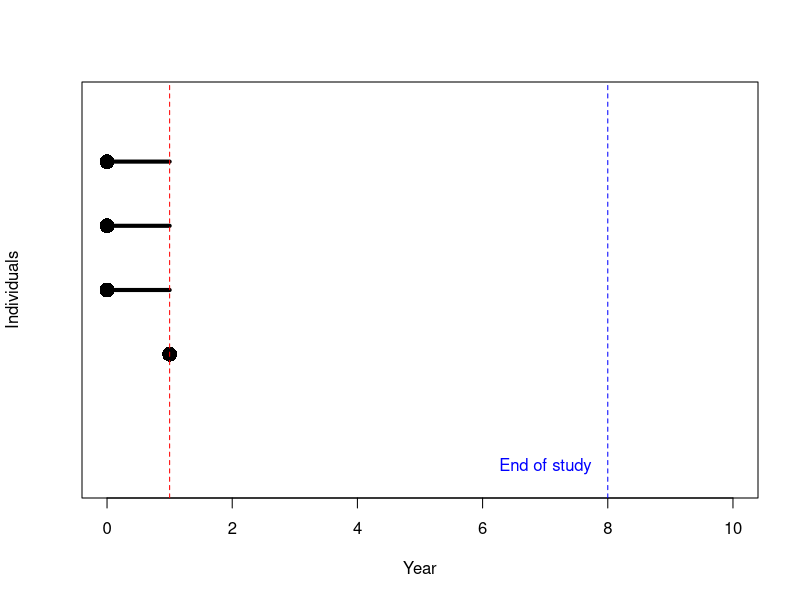
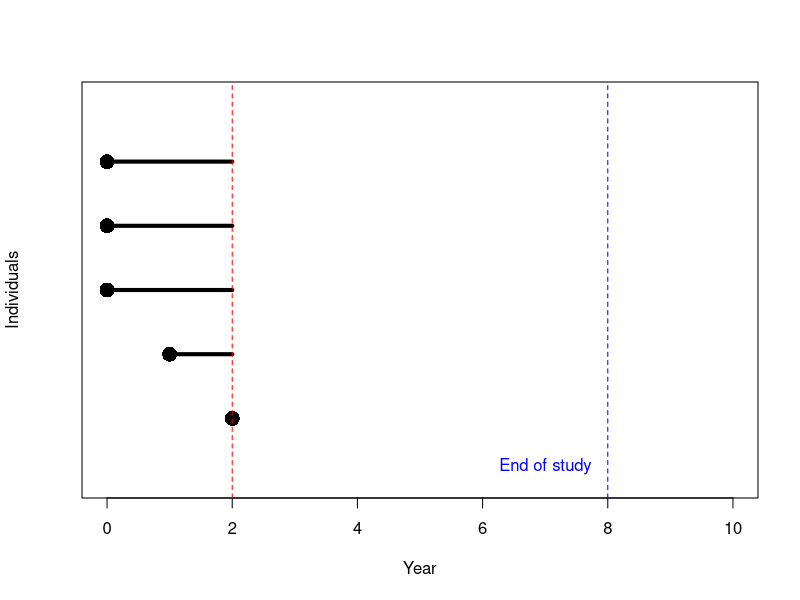
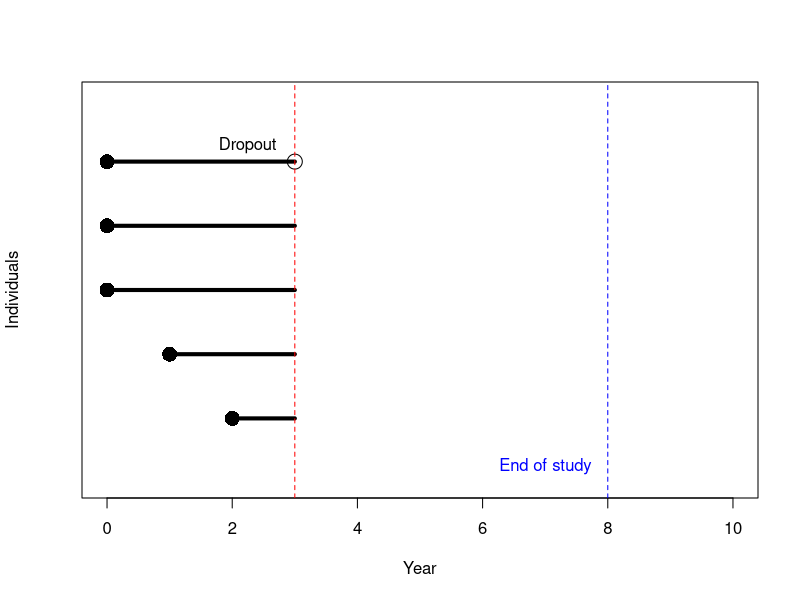
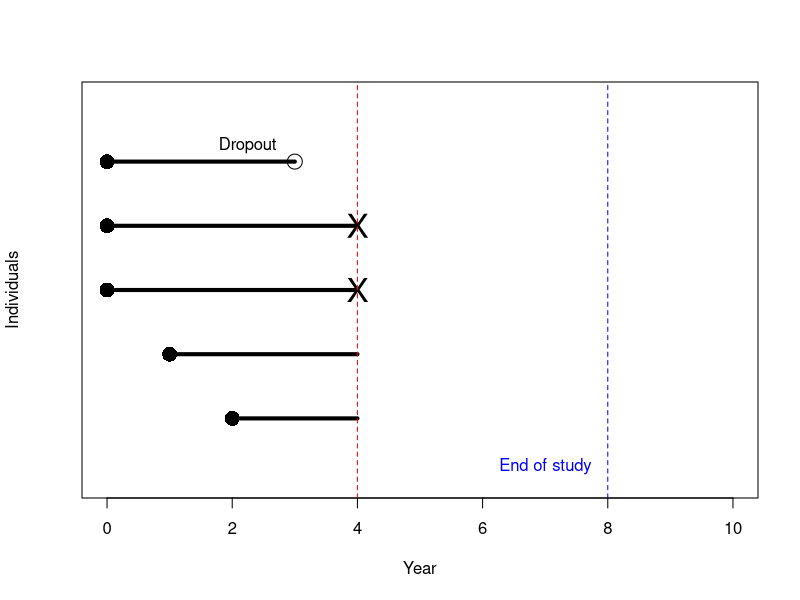
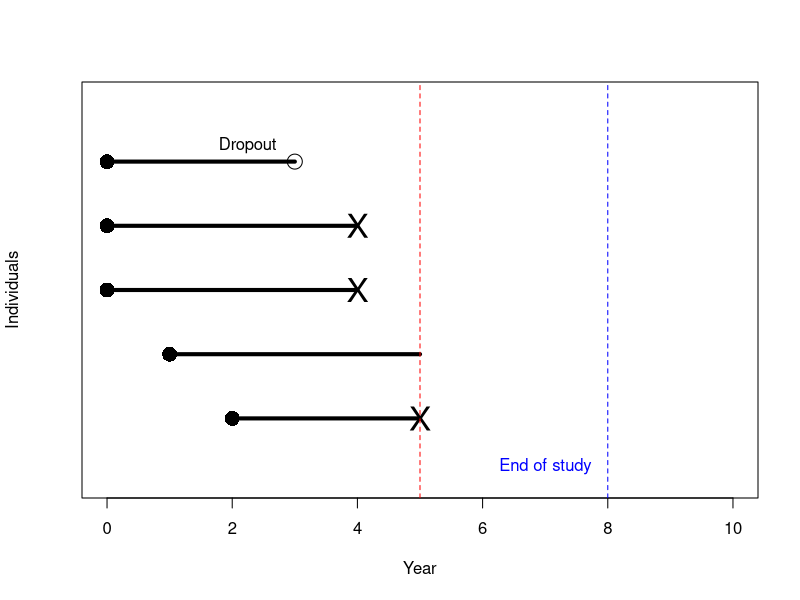
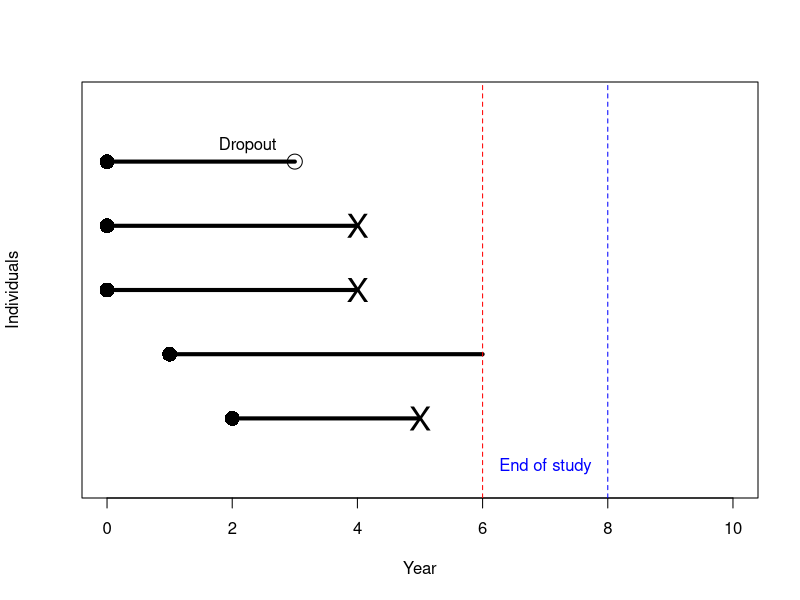
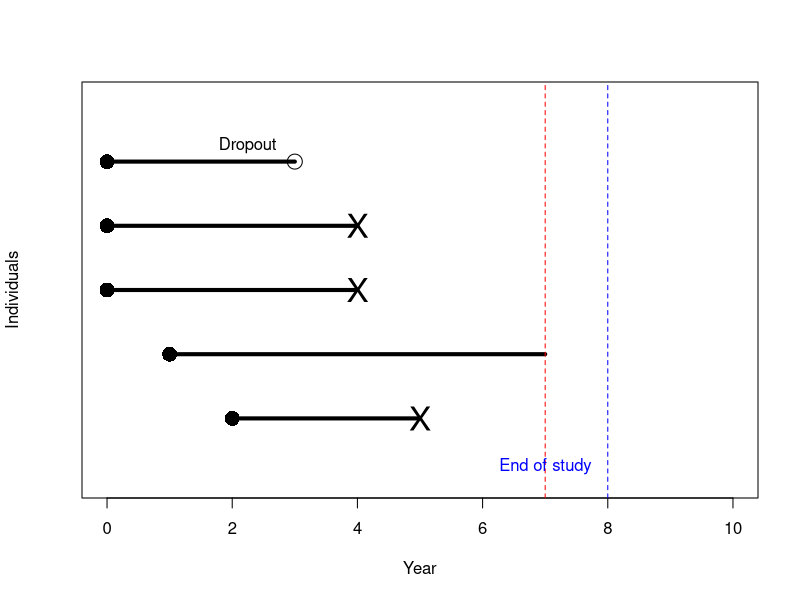
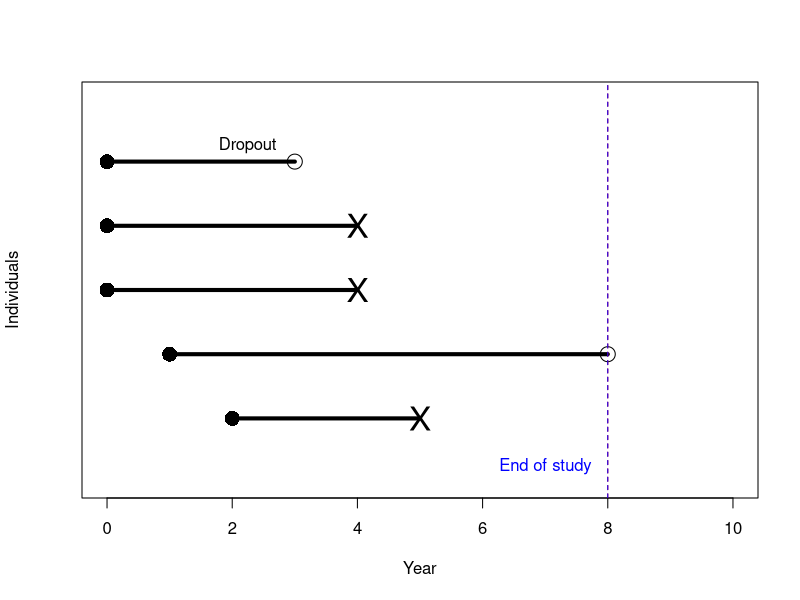

Here is the R script that generated these plots, in order:
## ---- chunk 1
plot(1, type = "n", xlim = c(0,10), ylim = c(0,6), yaxt = "n", xlab = "Year", ylab = "Individuals")
segments(x0 = 0, y0 = 5:3, x1 = 1, lwd = 4)
points(x = c(0,0,0,1), y = 5:2, pch = 16, cex = 2)
abline(v = c(1,8), col = c("red", "blue"), lty = "dashed")
text(x = 7, y = 0.25, labels = "End of study", col = "blue")
## ---- chunk 2
plot(1, type = "n", xlim = c(0,10), ylim = c(0,6), yaxt = "n", xlab = "Year", ylab = "Individuals")
segments(x0 = c(0,0,0,1), y0 = 5:2, x1 = 2, lwd = 4)
points(x = c(0,0,0,1,2), y = 5:1, pch = 16, cex = 2)
abline(v = c(2,8), col = c("red", "blue"), lty = "dashed")
text(x = 7, y = 0.25, labels = "End of study", col = "blue")
## ---- chunk 3
plot(1, type = "n", xlim = c(0,10), ylim = c(0,6), yaxt = "n", xlab = "Year", ylab = "Individuals")
segments(x0 = c(0,0,0,1,2), y0 = 5:1, x1 = 3, lwd = 4)
points(x = c(0,0,0,1,2), y = 5:1, pch = 16, cex = 2)
points(x = 3, y = 5, pch = 1, cex = 2)
abline(v = c(3,8), col = c("red", "blue"), lty = "dashed")
text(x = 7, y = 0.25, labels = "End of study", col = "blue")
text(x = 2.25, y = 5.25, labels = "Dropout")
## ---- chunk 4
plot(1, type = "n", xlim = c(0,10), ylim = c(0,6), yaxt = "n", xlab = "Year", ylab = "Individuals")
segments(x0 = c(0,0,0,1,2), y0 = 5:1, x1 = c(3,rep(4,4)), lwd = 4)
points(x = c(0,0,0,1,2), y = 5:1, pch = 16, cex = 2)
points(x = 3, y = 5, pch = 1, cex = 2)
points(x = rep(4,2), y = c(4,3), pch = "X", cex = 2)
abline(v = c(4,8), col = c("red", "blue"), lty = "dashed")
text(x = 7, y = 0.25, labels = "End of study", col = "blue")
text(x = 2.25, y = 5.25, labels = "Dropout")
## ---- chunk 5
plot(1, type = "n", xlim = c(0,10), ylim = c(0,6), yaxt = "n", xlab = "Year", ylab = "Individuals")
segments(x0 = c(0,0,0,1,2), y0 = 5:1, x1 = c(3,4,4,5,5), lwd = 4)
points(x = c(0,0,0,1,2), y = 5:1, pch = 16, cex = 2)
points(x = 3, y = 5, pch = 1, cex = 2)
points(x = c(rep(4,2),5), y = c(4,3,1), pch = "X", cex = 2)
abline(v = c(5,8), col = c("red", "blue"), lty = "dashed")
text(x = 7, y = 0.25, labels = "End of study", col = "blue")
text(x = 2.25, y = 5.25, labels = "Dropout")
## ---- chunk 6
plot(1, type = "n", xlim = c(0,10), ylim = c(0,6), yaxt = "n", xlab = "Year", ylab = "Individuals")
segments(x0 = c(0,0,0,1,2), y0 = 5:1, x1 = c(3,4,4,6,5), lwd = 4)
points(x = c(0,0,0,1,2), y = 5:1, pch = 16, cex = 2)
points(x = 3, y = 5, pch = 1, cex = 2)
points(x = c(rep(4,2),5), y = c(4,3,1), pch = "X", cex = 2)
abline(v = c(6,8), col = c("red", "blue"), lty = "dashed")
text(x = 7, y = 0.25, labels = "End of study", col = "blue")
text(x = 2.25, y = 5.25, labels = "Dropout")
## ---- chunk 7
plot(1, type = "n", xlim = c(0,10), ylim = c(0,6), yaxt = "n", xlab = "Year", ylab = "Individuals")
segments(x0 = c(0,0,0,1,2), y0 = 5:1, x1 = c(3,4,4,7,5), lwd = 4)
points(x = c(0,0,0,1,2), y = 5:1, pch = 16, cex = 2)
points(x = 3, y = 5, pch = 1, cex = 2)
points(x = c(rep(4,2),5), y = c(4,3,1), pch = "X", cex = 2)
abline(v = c(7,8), col = c("red", "blue"), lty = "dashed")
text(x = 7, y = 0.25, labels = "End of study", col = "blue")
text(x = 2.25, y = 5.25, labels = "Dropout")
## ---- chunk 8
plot(1, type = "n", xlim = c(0,10), ylim = c(0,6), yaxt = "n", xlab = "Year", ylab = "Individuals")
segments(x0 = c(0,0,0,1,2), y0 = 5:1, x1 = c(3,4,4,8,5), lwd = 4)
points(x = c(0,0,0,1,2), y = 5:1, pch = 16, cex = 2)
points(x = c(3,8), y = c(5,2), pch = 1, cex = 2)
points(x = c(rep(4,2),5), y = c(4,3,1), pch = "X", cex = 2)
abline(v = c(8,8), col = c("red", "blue"), lty = "dashed")
text(x = 7, y = 0.25, labels = "End of study", col = "blue")
text(x = 2.25, y = 5.25, labels = "Dropout")
## ---- chunk 9
plot(1, type = "n", xlim = c(0,10), ylim = c(0,6), yaxt = "n", xlab = "Year", ylab = "Individuals")
segments(x0 = c(0,0,0,1,2), y0 = 5:1, x1 = c(3,4,4,8,5), lwd = 4)
segments(x0 = 8, y0 = 2, x1 = 10, lwd = 4, lty = "dashed", col = "gray50")
points(x = c(0,0,0,1,2), y = 5:1, pch = 16, cex = 2)
points(x = c(3,8), y = c(5,2), pch = 1, cex = 2)
points(x = c(rep(4,2),5,10), y = c(4,3,1,2), pch = "X", cex = 2)
abline(v = c(8,8), col = c("red", "blue"), lty = "dashed")
text(x = 7, y = 0.25, labels = "End of study", col = "blue")
text(x = 2.25, y = 5.25, labels = "Dropout")
## ---- chunk 10
plot(1, type = "n", xlim = c(0,10), ylim = c(0,6), yaxt = "n", xlab = "Year", ylab = "Individuals")
segments(x0 = c(0,0,0,1,2), y0 = 5:1, x1 = c(3,4,4,8,5), lwd = 4)
segments(x0 = 8, y0 = 2, x1 = 10, lwd = 4, lty = "dashed", col = "gray50")
points(x = c(0,0,0,1,2), y = 5:1, pch = 16, cex = 2)
points(x = c(3,8), y = c(5,2), pch = 1, cex = 2)
points(x = c(rep(4,2),5,10), y = c(4,3,1,2), pch = "X", cex = 2)
abline(v = c(8,8), col = c("red", "blue"), lty = "dashed")
text(x = 7, y = 0.25, labels = "End of study", col = "blue")
text(x = 2.25, y = 5.25, labels = "Dropout")
text(x = c(1.75,6.75), y = c(4.75,1.75), labels = "Right-censored", col = "red")
## ---- chunk 11
plot(1, type = "n", xlim = c(0,10), ylim = c(0,2), yaxt = "n", xlab = "Year", ylab = "Individuals")
segments(x0 = 0, x1 = 7, y0 = 1, lwd = 4)
points(x = c(5,7), y = c(1,1), pch = "X", cex = 2, col = c("red", "black"))
text(x = c(5,7), y = c(0.75,1.25), labels = c("Infection onset", "Infection detection"), col = c("red", "black"))
## ---- chunk 12
plot(1, type = "n", xlim = c(0,10), ylim = c(0,2), yaxt = "n", xlab = "Year", ylab = "Individuals")
segments(x0 = 0, x1 = 7, y0 = 1, lwd = 4)
points(x = c(3,5,7), y = rep(1,3), pch = "X", cex = 2, col = c("black", "red", "black"))
text(x = c(3,5,7), y = c(1.25,0.75,1.25), labels = c("No infection detection", "Infection onset", "Infection detection"), col = c("black", "red", "black"))
